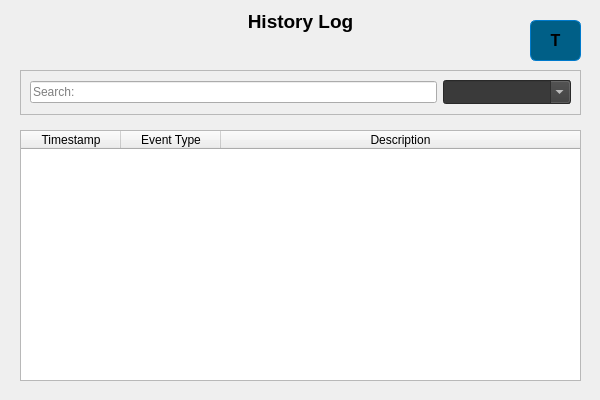
<?xml version="1.0" encoding="UTF-8"?>
<ui version="4.0">
 <class>History</class>
 <widget class="QWidget" name="History">
  <property name="geometry">
   <rect>
    <x>0</x>
    <y>0</y>
    <width>600</width>
    <height>400</height>
   </rect>
  </property>
  <property name="windowTitle">
   <string>Form</string>
  </property>
  <property name="styleSheet">
   <string notr="true"/>
  </property>
  <widget class="QPushButton" name="logoButton">
   <property name="geometry">
    <rect>
     <x>530</x>
     <y>20</y>
     <width>51</width>
     <height>41</height>
    </rect>
   </property>
   <property name="styleSheet">
    <string notr="true">QPushButton#logoButton {
    background-color: #005F87;
    color: black;
    font-weight: bold;
    font-size: 16px;
    padding: 6px 12px;
    border-radius: 6px;
    border: 1px solid #007ACC;
}

QPushButton#logoButton:hover {
    background-color: #1E90FF;
}

QPushButton#logoButton:pressed {
    background-color: #007ACC;
    color: white;
}
</string>
   </property>
   <property name="text">
    <string>T</string>
   </property>
  </widget>
  <widget class="QFrame" name="frame">
   <property name="geometry">
    <rect>
     <x>20</x>
     <y>70</y>
     <width>561</width>
     <height>45</height>
    </rect>
   </property>
   <property name="frameShape">
    <enum>QFrame::StyledPanel</enum>
   </property>
   <property name="frameShadow">
    <enum>QFrame::Raised</enum>
   </property>
   <layout class="QHBoxLayout" name="horizontalLayout_2">
    <item>
     <widget class="QLineEdit" name="lineEdit">
      <property name="placeholderText">
       <string>Search:</string>
      </property>
     </widget>
    </item>
    <item>
     <widget class="QComboBox" name="comboBox">
      <property name="styleSheet">
       <string notr="true">QWidget {
  background-color: #3A3A3A;
  color: white;
  font-family: &quot;Segoe UI&quot;, sans-serif;
  font-size: 14px;
}
</string>
      </property>
      <property name="editable">
       <bool>true</bool>
      </property>
      <property name="placeholderText">
       <string>Event Type</string>
      </property>
      <item>
       <property name="text">
        <string>All</string>
       </property>
      </item>
      <item>
       <property name="text">
        <string>Info</string>
       </property>
      </item>
      <item>
       <property name="text">
        <string>Warning</string>
       </property>
      </item>
      <item>
       <property name="text">
        <string>Error</string>
       </property>
      </item>
      <item>
       <property name="text">
        <string>Manual Bolus</string>
       </property>
      </item>
      <item>
       <property name="text">
        <string>Extended Bolus</string>
       </property>
      </item>
     </widget>
    </item>
   </layout>
  </widget>
  <widget class="QTableWidget" name="tableWidget">
   <property name="geometry">
    <rect>
     <x>20</x>
     <y>130</y>
     <width>561</width>
     <height>251</height>
    </rect>
   </property>
   <property name="columnCount">
    <number>3</number>
   </property>
   <attribute name="horizontalHeaderCascadingSectionResizes">
    <bool>false</bool>
   </attribute>
   <attribute name="horizontalHeaderMinimumSectionSize">
    <number>28</number>
   </attribute>
   <attribute name="horizontalHeaderStretchLastSection">
    <bool>true</bool>
   </attribute>
   <attribute name="verticalHeaderStretchLastSection">
    <bool>false</bool>
   </attribute>
   <column>
    <property name="text">
     <string>Timestamp</string>
    </property>
   </column>
   <column>
    <property name="text">
     <string>Event Type</string>
    </property>
   </column>
   <column>
    <property name="text">
     <string>Description</string>
    </property>
   </column>
  </widget>
  <widget class="QLabel" name="label">
   <property name="geometry">
    <rect>
     <x>80</x>
     <y>10</y>
     <width>441</width>
     <height>31</height>
    </rect>
   </property>
   <property name="font">
    <font>
     <pointsize>14</pointsize>
     <weight>75</weight>
     <bold>true</bold>
    </font>
   </property>
   <property name="autoFillBackground">
    <bool>false</bool>
   </property>
   <property name="text">
    <string>History Log</string>
   </property>
   <property name="scaledContents">
    <bool>false</bool>
   </property>
   <property name="alignment">
    <set>Qt::AlignHCenter|Qt::AlignTop</set>
   </property>
  </widget>
 </widget>
 <resources/>
 <connections/>
</ui>
